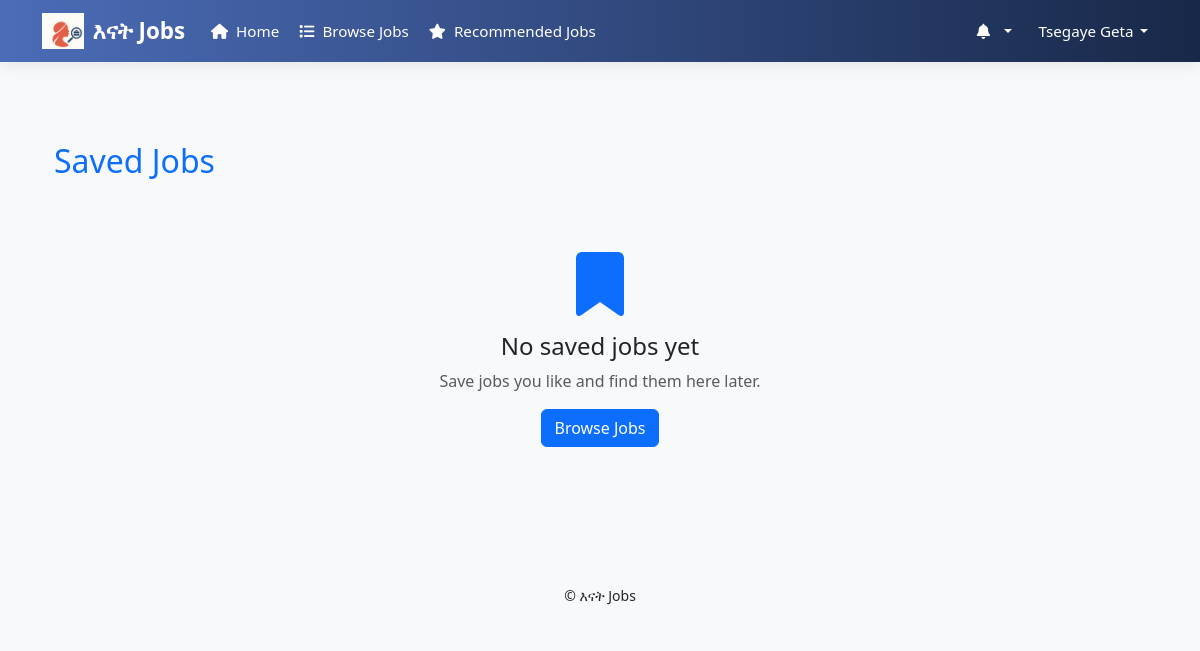
Before: /saved_jobs/ (signed in) with the older database file.
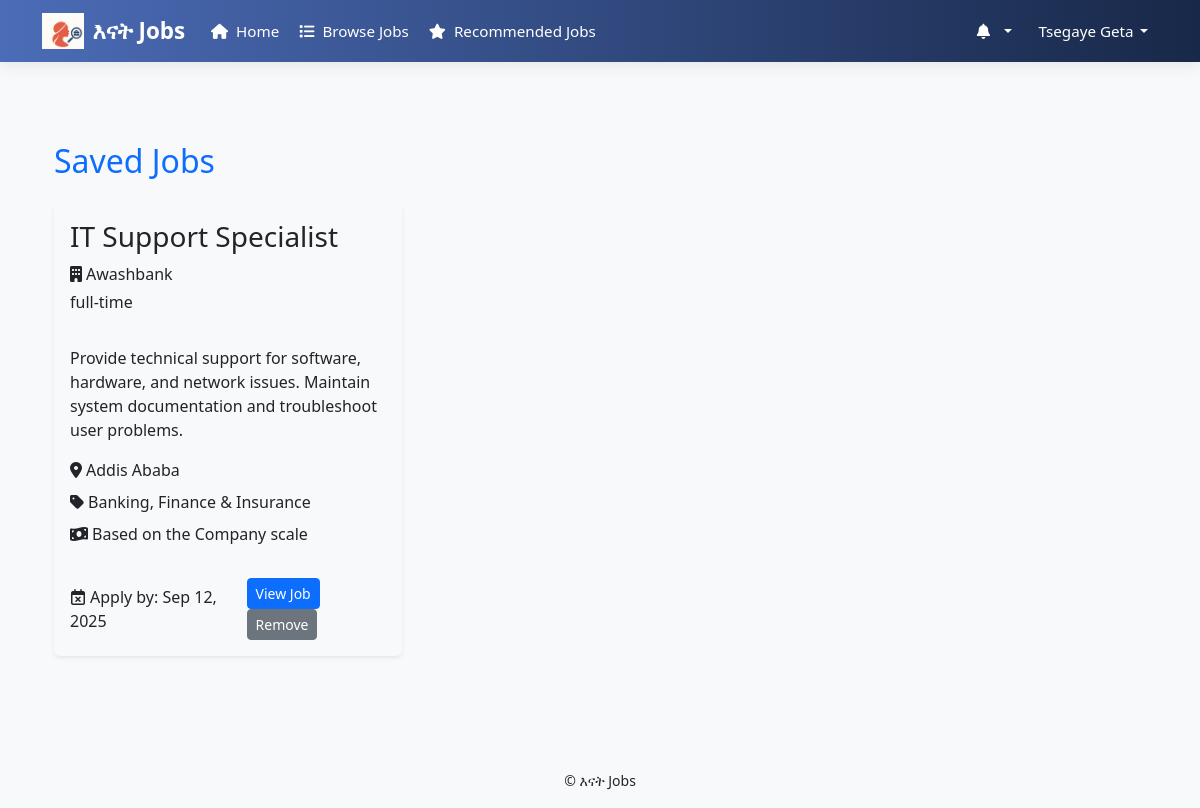
After: the same page with the newer database file.
### job/models.py (models this page shows, shortened)
class User(AbstractUser):
    is_employer = models.BooleanField(default=False)
    is_job_seeker = models.BooleanField(default=False)
    phone_number = models.CharField(max_length=15, blank=True, null=True)
    groups = models.ManyToManyField(
        'auth.Group',
        related_name='job_user_groups',  # Add this
        blank=True,
        help_text='The groups this user belongs to.',
        verbose_name='groups'
    )
    user_permissions = models.ManyToManyField(
        'auth.Permission',
        related_name='job_user_permissions',  # Add this
        blank=True,
        help_text='Specific permissions for this user.',
        verbose_name='user permissions'
    )

class SeekerProfile(models.Model):
    user = models.OneToOneField(User, on_delete=models.CASCADE)
    first_name = models.CharField(max_length=100)
    last_name = models.CharField(max_length=100)
    email = models.EmailField()
    phone_number = models.CharField(max_length=15, blank=True, null=True)
    location = models.CharField(max_length=255, blank=True)
    location = models.CharField(max_length=255, blank=True)  # 👈 free text (but controlled by form)
    resume = models.FileField(upload_to='resumes/', blank=True, null=True)
    skills = models.ManyToManyField(Skill, blank=True)

class SavedJob(models.Model):
    user = models.ForeignKey(User, on_delete=models.CASCADE)
    job = models.ForeignKey(Job, on_delete=models.CASCADE)
    saved_on = models.DateTimeField(auto_now_add=True)
    class Meta:
        unique_together = ('user', 'job')

class Job(models.Model):
    employer = models.ForeignKey(EmployerProfile, on_delete=models.CASCADE)
    title = models.CharField(max_length=255)
    description = models.TextField()
    category = models.ForeignKey(JobCategory, on_delete=models.SET_NULL, null=True)
    required_skills = models.ManyToManyField("Skill", blank=True)
    location = models.CharField(max_length=255)
    job_type = models.CharField(max_length=50, choices=[('full-time','Full-time'),('part-time','Part-time'),('internship','Internship')])
    salary_range = models.CharField(max_length=50, blank=True)
    posted_on = models.DateTimeField(auto_now_add=True)
    deadline = models.DateField()
    is_active = models.BooleanField(default=True)  # 👈 new field

class EmployerProfile(models.Model):
    user = models.OneToOneField(User, on_delete=models.CASCADE)
    comapany_name = models.CharField(max_length=255)
    website = models.URLField(blank=True, null=True)
    About_company = models.TextField(blank=True, null=True)
    contact_phone = models.CharField(max_length=15, blank=True, null=True)
    contact_email = models.EmailField(blank=True, null=True)
    address = models.CharField(max_length=255, blank=True, null=True)
    logo = models.ImageField(upload_to='company_logos/', blank=True, null=True)
    linkedin_url = models.URLField(blank=True, null=True)
    twitter_url = models.URLField(blank=True, null=True)
    facebook_url = models.URLField(blank=True, null=True)

class JobCategory(models.Model):
    name = models.CharField(max_length=100)

### job/views.py (the view)
# urls.py: path('saved_jobs/',views.saved_jobs, name='saved_jobs'),
@role_required('job_seeker')
def saved_jobs(request):
    saved_jobs_list = SavedJob.objects.filter(
        user=request.user,
        job__isnull=False  # ensures the job still exists
    ).select_related('job', 'job__employer', 'job__category')
    context = {
        'saved_jobs': saved_jobs_list
    }
    return render(request, 'job/saved_jobs.html', context)

### job/context_processors.py (called while the page is built)
def notifications(request):
    if request.user.is_authenticated:
        all_notifications = request.user.notifications_received.order_by('-created_at')
        return {
            'notifications': all_notifications
        }
    return {}

def notification_count(request):
    if request.user.is_authenticated:
        count = Notification.objects.filter(recipient=request.user, is_read=False).count()
        return {'notifications_unread_count': count}
    return {'notifications_unread_count': 0}

### job/templates/job/saved_jobs.html
{% extends 'seeker_base.html' %}
{% block content %}
<div class="container py-5">
    <h2 class="mb-4 text-primary">Saved Jobs</h2>
    {% if saved_jobs %}
    <div class="row">
        {% for saved in saved_jobs %}
        <div class="col-lg-4 col-md-6 mb-4">
            <div class="job-card shadow-sm border-0 rounded">
                <div class="job-card-header p-3">
                    <h3 class="job-title">{{ saved.job.title }}</h3>
                    <p class="job-company mb-1">
                        <i class="fas fa-building me-1"></i>{{ saved.job.employer.user.username|title }}
                    </p>
                    <span class="job-type">{{ saved.job.job_type }}</span>
                </div>
                <div class="job-card-body p-3">
                    <p class="job-description">{{ saved.job.description|truncatechars:150 }}</p>
                    <div class="job-meta d-flex flex-wrap gap-2">
                        <div class="job-meta-item">
                            <i class="fas fa-map-marker-alt me-1"></i>{{ saved.job.location }}
                        </div>
                        <div class="job-meta-item">
                            <i class="fas fa-tag me-1"></i>{{ saved.job.category.name }}
                        </div>
                        <div class="job-meta-item">
                            <i class="fas fa-money-bill-wave me-1"></i>{{ saved.job.salary_range }}
                        </div>
                    </div>
                </div>
                <div class="job-card-footer p-3 d-flex justify-content-between align-items-center">
                    <span class="job-deadline">
                        <i class="far fa-calendar-times me-1"></i>Apply by: {{ saved.job.deadline|date:"M d, Y" }}
                    </span>
                    <div class="job-actions">
                        <a href="{% url 'view_jobdetail' saved.job.id %}" class="btn btn-primary btn-sm">
                            View Job
                        </a>
                        <a href="{% url 'toggle_save_job' saved.job.id %}" class="btn btn-secondary btn-sm">
                            Remove
                        </a>
                    </div>
                </div>
            </div>
        </div>
        {% endfor %}
    </div>
    {% else %}
    <div class="text-center py-5">
        <i class="fas fa-bookmark fa-4x mb-3 text-primary"></i>
        <h4 class="mb-2">No saved jobs yet</h4>
        <p class="text-muted">Save jobs you like and find them here later.</p>
        <a href="{% url 'browse_jobs' %}" class="btn btn-primary">
            Browse Jobs
        </a>
    </div>
    {% endif %}
</div>
{% endblock %}

### job/templates/seeker_base.html (shortened to what this page needs)
    {% load static %}
    <!DOCTYPE html>
    <html lang="en">
    <head>
        <link rel="stylesheet" href="https://cdn.jsdelivr.net/npm/bootstrap@5.3.2/dist/css/bootstrap.min.css">
        <link rel="stylesheet" href="https://cdnjs.cloudflare.com/ajax/libs/font-awesome/6.4.0/css/all.min.css">
    </head>
    <body>
        <nav class="navbar navbar-expand-lg navbar-dark fixed-top">
            <div class="container">
                <a class="navbar-brand" href="{% url 'main' %}">
                    <img src="{% static 'jobs/images/enat.png' %}" alt="Enat Jobs" style="height:36px; width:auto; margin-right:8px;">
                    እናት Jobs
                </a>
                <div class="collapse navbar-collapse" id="navbarNav">
                    <ul class="navbar-nav me-auto mb-2 mb-lg-0">
                        <li class="nav-item">
                            {% if user.is_authenticated %}
                                {% if user.is_superuser %}
                                    <a class="nav-link" href="{% url 'admin_dashboard' %}"><i class="fas fa-home me-1"></i> Home</a>
                                {% elif user.is_job_seeker %}
                                    <a class="nav-link" href="{% url 'job_seeker_dashboard' %}"><i class="fas fa-home me-1"></i> Home</a>
                                                                    <li class="nav-item d-none d-lg-block"><a class="nav-link" href="{% url 'browse_jobs' %}"><i class="fas fa-list me-1"></i> Browse Jobs</a></li>
                                {% elif user.is_employer %}
                                    <a class="nav-link" href="{% url 'employer_dashboard' %}"><i class="fas fa-home me-1"></i> Home</a>
                                {% endif %}
                            {% else %}
                                <a class="nav-link" href="{% url 'main' %}"><i class="fas fa-home me-1"></i> Home</a>
                            {% endif %}
                        </li>
                        {% if user.is_authenticated and user.is_job_seeker %}
                        <li class="nav-item">
<a class="nav-link" href="{% url 'recommended_jobs' %}">
    <i class="fas fa-star me-1"></i> Recommended Jobs
</a>
                        </li>
                        {% endif %}
                    </ul>
                    <ul class="navbar-nav ms-auto align-items-lg-center">
                        {% if user.is_authenticated %}
                            <li class="nav-item dropdown me-lg-2">
                                <a class="nav-link dropdown-toggle position-relative" href="#" id="notifDropdown" role="button"
                                data-bs-toggle="dropdown" aria-expanded="false">
                                <i class="fas fa-bell me-1"></i>
                                </a>
                            </li>
                            <li class="nav-item dropdown">
                                <a class="nav-link dropdown-toggle d-flex align-items-center" href="#" id="profileDropdown" role="button" data-bs-toggle="dropdown" aria-expanded="false">
                                    {% if user.seekerprofile %}
                                        <span class="d-none d-lg-inline">{{ user.seekerprofile.first_name|title }} {{ user.seekerprofile.last_name|title }}</span>
                                    {% elif user.employerprofile %}
                                        <span class="d-none d-lg-inline">{{ user.employerprofile.comapany_name|title }}</span>
                                    {% else %}
                                        <span class="d-none d-lg-inline">{{ user.username|title }}</span>
                                    {% endif %}
                                </a>
                            </li>
                        {% else %}
                            <li class="nav-item"><a class="nav-link" href="{% url 'login' %}"><i class="fas fa-sign-in-alt me-1"></i> Login</a></li>
                            <li class="nav-item"><a class="btn btn-outline-light ms-lg-2 mt-2 mt-lg-0" href="{% url 'register' %}"><i class="fas fa-user-plus me-1"></i> Register</a></li>
                        {% endif %}
                    </ul>
                </div>
            </div>
        </nav>
        <main class="container my-4">
            {% block content %}{% endblock %}
        </main>
        <footer class="bg-light text-center py-3 mt-auto">
            <div class="container">
                <small>&copy; {{ now.year }} እናት Jobs</small>
            </div>
        </footer>
    </body>
    </html>

### job/templates/seeker_base.html (style rules this page uses)
body { padding-top: 70px; background-color: #f8f9fa; -webkit-font-smoothing: antialiased; }
.navbar { background: linear-gradient(90deg, #4b6cb7, #182848); box-shadow: 0 4px 15px rgba(0,0,0,0.08); padding: 0.5rem 0; }
.navbar-brand { font-weight: 700; font-size: 1.4rem; color: #fff !important; display: flex; align-items: center; margin-right: 1rem; }
.navbar-nav .nav-link { white-space: nowrap; overflow: hidden; text-overflow: ellipsis; padding: 0.5rem 0.8rem; border-radius: 4px; transition: all 0.2s ease; }
.navbar .nav-link, .navbar .navbar-brand { color: #fff !important; }
.nav-item { margin: 0 2px; }
.nav-item.dropdown .dropdown-toggle::after { margin-left: 0.4rem; }
@media (max-width: 1200px) { .navbar-nav .nav-link { padding: 0.4rem 0.6rem; font-size: 0.95rem; } }
img { max-width: 100%; height: auto; display: block; }

Changed rows visible on the page:
added SavedJob: job "IT Support Specialist", job.employer.user.username "Awashbank", job.job_type "full-time", job.description "Provide technical support for software, hardware, and network issues. Maintain system documentation and troubleshoot user problems.", job.location "Addis Ababa", job.category.name "Banking, Finance & Insurance", job.salary_range "Based on the Company scale", job.deadline "Sep 12, 2025"
Other visible differences:
text no longer shown: "No saved jobs yet Save jobs you like and find them here later. Browse Jobs"
